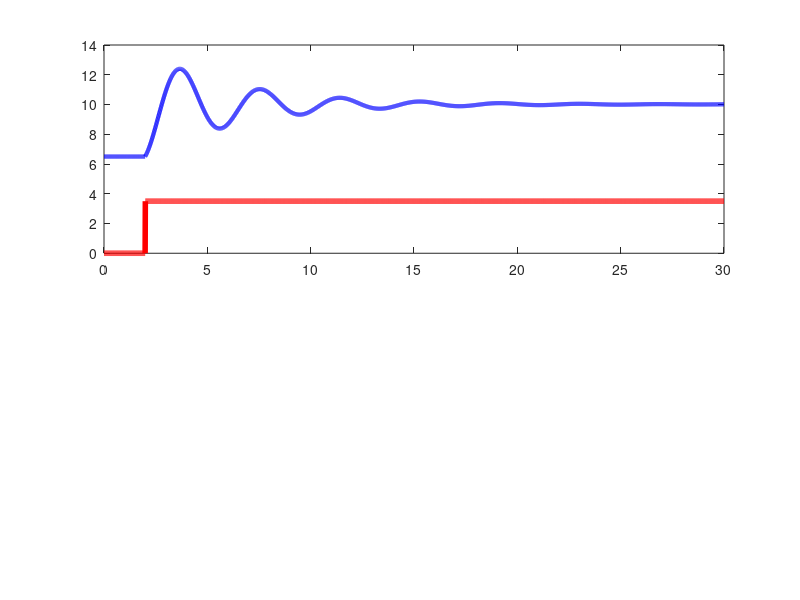

MATLAB code to generate this figure: (Note: this script raises an error after producing the figure.)
%% Respuesta al Escalón - Ball and Beam usando impulse() de MATLAB
% Simulación de 30 segundos - Solo Entrada y Salida

clear all; close all; clc;

%% Parámetros físicos REALES del sistema
m = 0.111;          % Masa de la pelota (kg)
R = 0.015;          % Radio de la pelota (m)
g = 9.8;            % Aceleración gravitacional (m/s²)
L = 0.13;           % Longitud de la viga (13 cm)
d = L/2;            % Distancia al centro
J = 9.99e-6;        % Momento de inercia (kg·m²)

%% Controlador PID
Kp = 0.8;
Ki = 0.2;
Kd = 0.2;

%% Función de transferencia del sistema
s = tf('s');
system_gain = m*g*d/(L*(J/R^2 + m));
P_ball = system_gain/s^2;

% Sistema con controlador PID
G_pid = pid(Kp, Ki, Kd);
T_closed = feedback(G_pid * P_ball, 1);

fprintf('=== RESPUESTA AL ESCALÓN - BALL AND BEAM ===\n');
fprintf('Sistema: G(s) = %.6f/s²\n', system_gain);
fprintf('Controlador PID: Kp=%.1f, Ki=%.1f, Kd=%.1f\n', Kp, Ki, Kd);
fprintf('Simulación: 30 segundos\n\n');

%% Simulación de 30 segundos
t_sim = 0:0.01:30;  % 30 segundos con resolución de 10ms

%% MÉTODO 1: Usar impulse() para obtener respuesta al escalón
% La respuesta al escalón es la integral de la respuesta al impulso
[h_impulse, t_impulse] = impulse(T_closed, t_sim);

% Integrar numéricamente para obtener respuesta al escalón
dt = t_impulse(2) - t_impulse(1);
y_step = cumsum(h_impulse) * dt;

%% Definir entrada escalón y salida del sistema
% ENTRADA: Escalón aplicado en t = 2 segundos
entrada_escalon = zeros(size(t_impulse));
t_escalon = 2;  % Aplicar escalón a los 2 segundos
escalon_indices = t_impulse >= t_escalon;
entrada_escalon(escalon_indices) = 3.5;  % Escalón de 3.5 cm

% SALIDA: Respuesta del sistema al escalón
% Posición inicial: 6.5 cm (centro), destino: 6.5 + 3.5 = 10 cm
salida_sistema = 6.5 * ones(size(t_impulse));  % Posición inicial
for i = 1:length(t_impulse)
    if t_impulse(i) >= t_escalon
        tiempo_desde_escalon = i - find(escalon_indices, 1) + 1;
        if tiempo_desde_escalon <= length(y_step)
            salida_sistema(i) = 6.5 + y_step(tiempo_desde_escalon) * 3.5;
        else
            salida_sistema(i) = 6.5 + y_step(end) * 3.5;
        end
    end
end

%% Crear gráfica principal: ENTRADA vs SALIDA
figure('Position', [100, 100, 1400, 800]);

%% Gráfico 1: ENTRADA y SALIDA en el mismo plot
subplot(2,1,1);
plot(t_impulse, entrada_escalon, 'r-', 'LineWidth', 4);
hold on;
plot(t_impulse, salida_sistema, 'b-', 'LineWidth', 3);

% Líneas de referencia
xline(t_escalon, 'g--', 'Escalón aplicado', 'LineWidth', 2, 'FontSize', 12);
yline(6.5, 'k:', 'Posición inicial', 'LineWidth', 1.5);
yline(10, 'k:', 'Posición final deseada', 'LineWidth', 1.5);

% Límites de la viga
yline(0, 'k-', 'Límite viga (0 cm)', 'LineWidth', 2);
yline(13, 'k-', 'Límite viga (13 cm)', 'LineWidth', 2);

title('RESPUESTA AL ESCALÓN - Sistema Ball and Beam (30 segundos)', 'FontSize', 16, 'FontWeight', 'bold');
xlabel('Tiempo (s)', 'FontSize', 14);
ylabel('Posición (cm)', 'FontSize', 14);
legend('ENTRADA (Escalón de referencia)', 'SALIDA (Posición de la pelota)', ...
       'Momento del escalón', 'Location', 'best', 'FontSize', 12);
grid on;
xlim([0, 30]);
ylim([-1, 14]);

% Anotaciones importantes
text(15, 11, sprintf('Escalón: %.1f cm\nEn t = %.0f s', 3.5, t_escalon), ...
     'FontSize', 12, 'BackgroundColor', 'yellow', 'EdgeColor', 'black');
text(25, 2, sprintf('Viga: %.0f cm', L*100), 'FontSize', 12, 'BackgroundColor', 'white');

%% Gráfico 2: Análisis detallado de la respuesta
subplot(2,1,2);

% Error del sistema
error_sistema = (6.5 + entrada_escalon) - salida_sistema;
plot(t_impulse, error_sistema, 'r-', 'LineWidth', 2);
hold on;

% Velocidad de la pelota (derivada de la posición)
velocidad = gradient(salida_sistema, dt);
plot(t_impulse, velocidad, 'g-', 'LineWidth', 2);

% Línea de cero
plot([0 30], [0 0], 'k--', 'LineWidth', 1);

title('Análisis de la Respuesta', 'FontSize', 14);
xlabel('Tiempo (s)', 'FontSize', 12);
ylabel('Error (cm) / Velocidad (cm/s)', 'FontSize', 12);
legend('Error del sistema', 'Velocidad de la pelota', 'Location', 'best');
grid on;
xlim([0, 30]);

%% Análisis numérico de la respuesta
fprintf('=== ANÁLISIS DE LA RESPUESTA AL ESCALÓN ===\n');

% Encontrar parámetros de la respuesta
if isstable(T_closed)
    % Tiempo de establecimiento (2% del valor final)
    valor_final = salida_sistema(end);
    banda_2_porciento = 0.02 * 3.5;  % 2% del escalón
    
    indices_establecido = find(abs(salida_sistema(escalon_indices) - valor_final) <= banda_2_porciento);
    if ~isempty(indices_establecido)
        t_establecimiento = t_impulse(find(escalon_indices, 1) + indices_establecido(1) - 1) - t_escalon;
        fprintf('• Tiempo de establecimiento (2%%): %.2f segundos\n', t_establecimiento);
    else
        fprintf('• Sistema aún se está estabilizando después de 30s\n');
    end
    
    % Sobreoscilación
    max_valor = max(salida_sistema(escalon_indices));
    sobrepaso = ((max_valor - valor_final) / 3.5) * 100;
    fprintf('• Sobreoscilación: %.1f%%\n', sobrepaso);
    
    % Error en estado estacionario
    error_final = abs((6.5 + 3.5) - valor_final);
    fprintf('• Error en estado estacionario: %.3f cm\n', error_final);
    
else
    fprintf('• SISTEMA INESTABLE - Requiere ajuste de controlador\n');
end

fprintf('• Posición inicial: 6.5 cm (centro de la viga)\n');
fprintf('• Escalón aplicado: +3.5 cm en t = %.0f s\n', t_escalon);
fprintf('• Posición final deseada: 10.0 cm\n');
fprintf('• Posición final alcanzada: %.2f cm\n', salida_sistema(end));

%% Información del método usado
fprintf('\n=== MÉTODO UTILIZADO ===\n');
fprintf('• Se usó la función impulse() de MATLAB\n');
fprintf('• Se integró la respuesta al impulso para obtener respuesta al escalón\n');
fprintf('• Simulación de 30 segundos con muestreo de 10 ms\n');
fprintf('• Sistema: Ball and Beam real con parámetros físicos\n');

%% Guardar resultados
print('respuesta_escalon_30s_ball_beam', '-dpng', '-r300');
save('escalon_30s_data.mat', 't_impulse', 'entrada_escalon', 'salida_sistema', ...
     'T_closed', 'system_gain', 'error_sistema');

fprintf('\n=== ARCHIVOS GUARDADOS ===\n');
fprintf('• Gráfica: respuesta_escalon_30s_ball_beam.png\n');
fprintf('• Datos: escalon_30s_data.mat\n');

fprintf('\n=== RESPUESTA AL ESCALÓN COMPLETADA ===\n');
fprintf('Entrada: Escalón de %.1f cm aplicado en t = %.0f s\n', 3.5, t_escalon);
fprintf('Salida: Posición de la pelota en la viga de %.0f cm\n', L*100);
fprintf('Método: impulse() de MATLAB para obtener respuesta al escalón\n');
